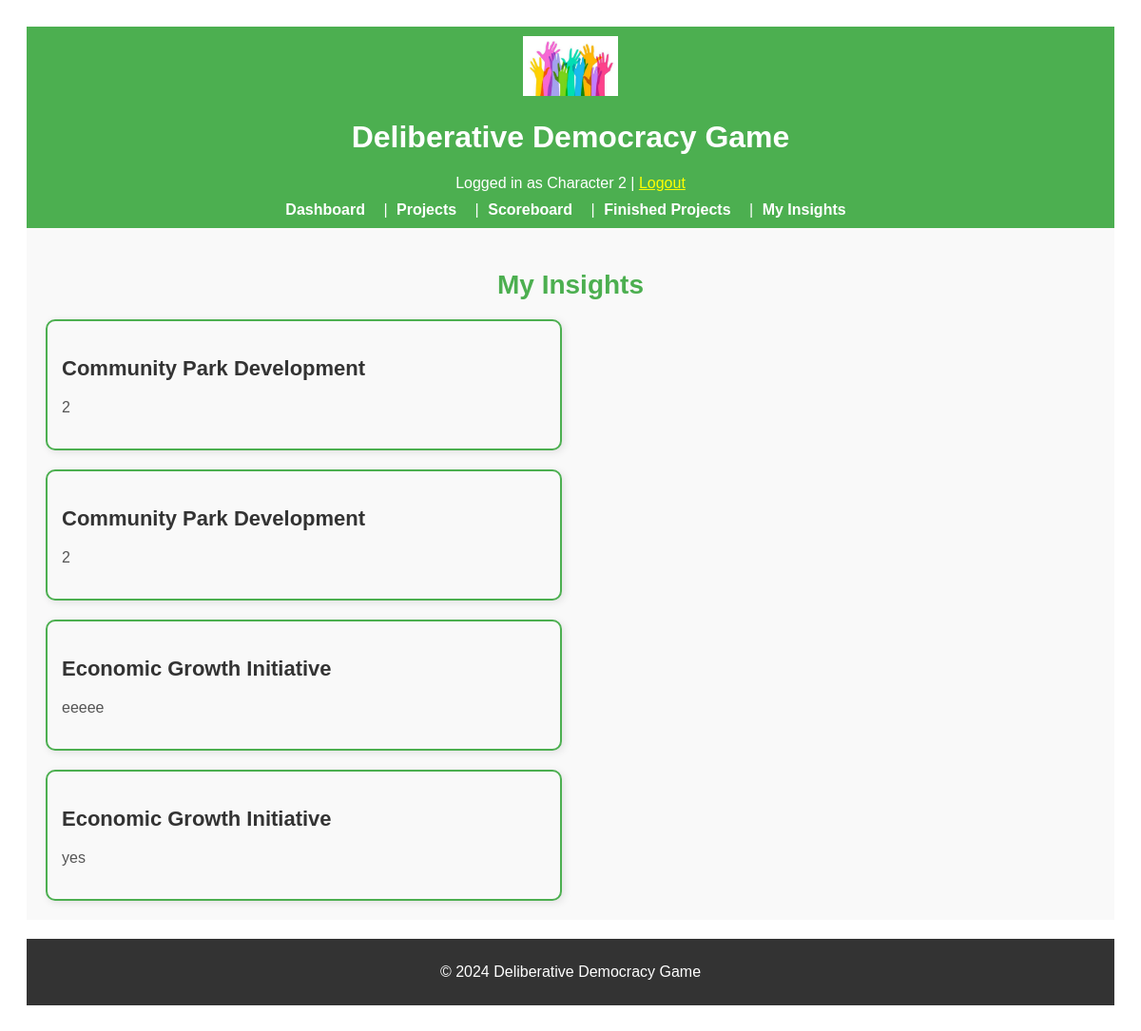
Page /insight (signed in) on the committed database.
### app/models.py (models this page shows, shortened)
class User(UserMixin, db.Model):
    __tablename__ = "users"
    id = db.Column(db.Integer, primary_key=True)
    character_name = db.Column(db.String(64), unique=True, nullable=False)
    interests = db.Column(db.Text, nullable=True)
    utility_criteria = db.Column(db.Text, nullable=True)
    starting_resources = db.Column(db.Text, nullable=True)
    reading = db.Column(db.Text, nullable=True)
    environment = db.Column(db.Integer, default=0, nullable=True)
    money = db.Column(db.Integer, default=0, nullable=True)
    involvement = db.Column(db.Integer, default=0, nullable=True)
    welfare = db.Column(db.Integer, default=0, nullable=True)
    resources = db.relationship("Resource", backref="user", lazy=True)
    metrics = db.relationship("Metric", backref="user", lazy=True)

class ProjectInsight(db.Model):
    __tablename__ = "project_insights"
    id = db.Column(db.Integer, primary_key=True)
    user_id = db.Column(db.Integer, db.ForeignKey("users.id"), nullable=False)
    project_id = db.Column(db.Integer, db.ForeignKey("projects.id"), nullable=False)
    insight = db.Column(db.Text, nullable=False)
    user = db.relationship("User", backref="project_insights")
    project = db.relationship("Project", backref="project_insights")
    def __repr__(self):
        return f"<ProjectInsight User {self.user_id} Project {self.project_id}>"

class Project(db.Model):
    __tablename__ = "projects"
    id = db.Column(db.Integer, primary_key=True)
    name = db.Column(db.String(128), nullable=False)
    description = db.Column(db.Text, nullable=True)
    outcomes = db.Column(db.Text, nullable=True)
    required_resources = db.Column(db.Text, nullable=True)
    is_completed = db.Column(db.Boolean, default=False)
    personal_metric_updates = db.Column(
        db.JSON, nullable=True
    )  # JSON column for personal metrics

### app/routes.py (the view)
@main.route("/insight")
@login_required
def insight():
    insights = ProjectInsight.query.filter_by(user_id=current_user.id).all()
    all_insights = ProjectInsight.query.all()  # Fetch all insights for debugging
    print("Insights for current user:", insights)
    print("All ProjectInsight entries in the database:")
    for insight in all_insights:
        print(insight)
    return render_template("insight.html", insights=insights)

### app/routes.py (called while the page is built)
@login_manager.user_loader
def load_user(user_id):
    return User.query.get(int(user_id))

### app/templates/insight.html (shortened to what this page needs)
{% extends "base.html" %}
{% block content %}
<h2 class="insights-header">My Insights</h2>
{% if insights %}
<div class="insights-container">
    {% for insight in insights %}
    <div class="insight-box">
        <h3 class="project-title">{{ insight.project.name }}</h3>
        <p class="insight-text">{{ insight.insight }}</p>
    </div>
    {% endfor %}
</div>
{% else %}
<p class="no-insights-message">You have not submitted any insights yet.</p>
{% endif %}
{% endblock %}

### app/templates/base.html (shortened to what this page needs)
<!DOCTYPE html>
<html lang="en">
<head>
    <link rel="stylesheet" href="{{ url_for('static', filename='css/styles.css') }}">
</head>
<body>
    <header style="background-color: #4CAF50; padding: 10px; color: white; text-align: center;">
        <img src="{{ url_for('static', filename='images/logo.png') }}" alt="Game Logo"
            style="width: 100px; height: auto;">
        <h1>Deliberative Democracy Game</h1>
        {% if current_user.is_authenticated %}
        <p style="margin: 0;">Logged in as {{ current_user.character_name }} | <a href="{{ url_for('main.logout') }}"
                style="color: yellow;">Logout</a></p>
        {% endif %}
        <nav style="margin-top: 10px;">
            <a href="{{ url_for('main.dashboard') }}" style="color: white; padding: 5px;">Dashboard</a> |
            <a href="{{ url_for('main.project_list') }}" style="color: white; padding: 5px;">Projects</a> |
            <a href="{{ url_for('main.score_board') }}" style="color: white; padding: 5px;">Scoreboard</a> |
            <a href="{{ url_for('main.finished_projects') }}" style="color: white; padding: 5px;">Finished Projects</a>
            |
            <a href="{{ url_for('main.insight') }}" style="color: white; padding: 5px;">My Insights</a>
        </nav>
    </header>
    <main style="padding: 20px; background-color: #f9f9f9;">
        {% block content %}{% endblock %}
    </main>
    <footer style="background-color: #333; color: white; text-align: center; padding: 10px; margin-top: 20px;">
        <p>&copy; 2024 Deliberative Democracy Game</p>
    </footer>
</body>
</html>

### app/static/css/styles.css (style rules this page uses)
header { background-color: #4CAF50; color: white; padding: 15px; text-align: center; }
nav a { color: white; text-decoration: none; margin-right: 10px; font-weight: bold; }
footer { background-color: #333; color: white; text-align: center; padding: 10px; margin-top: 20px; }
.insights-header { color: #4CAF50; text-align: center; font-size: 28px; margin-bottom: 20px; }
.insights-container { display: flex; flex-wrap: wrap; gap: 20px; justify-content: space-between; }
.insight-box { background-color: #f9f9f9; border: 2px solid #4CAF50; border-radius: 10px; padding: 15px; box-shadow: 2px 2px 8px rgba(0, 0, 0, 0.1); flex-basis: calc(47% - 10px); }
.project-title { font-size: 22px; color: #333; margin-bottom: 10px; }
.insight-text { font-size: 16px; line-height: 1.5; color: #555; }

### rows in the picture
User: character_name "Character 2"
ProjectInsight: project.name "Community Park Development", insight "2"
ProjectInsight: project.name "Community Park Development", insight "2"
ProjectInsight: project.name "Economic Growth Initiative", insight "eeeee"
ProjectInsight: project.name "Economic Growth Initiative", insight "yes"
